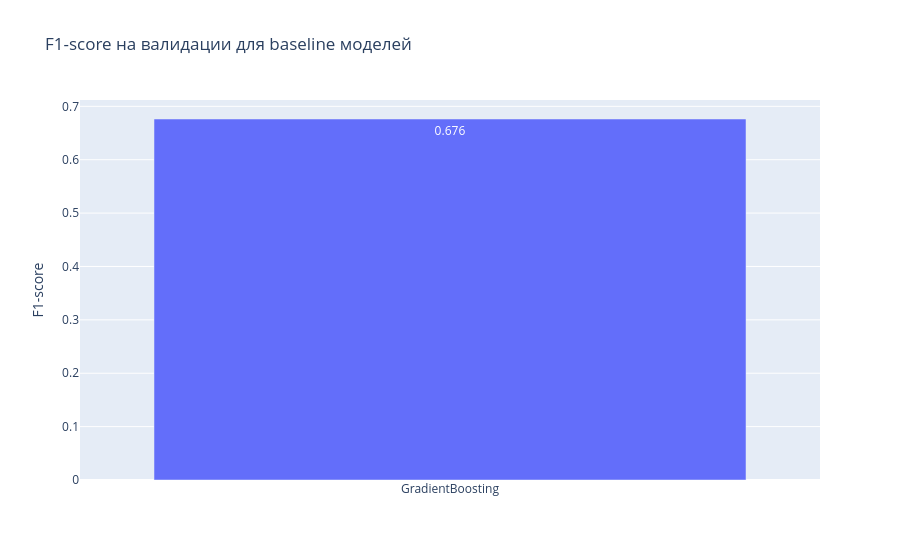

Write notebook code for a chart like this one.
### Markdown cell above
## Baseline-модели

Обучим три базовые модели с учётом дисбаланса классов:

- Logistic Regression с class_weight='balanced'
- Random Forest с class_weight='balanced'
- Gradient Boosting (LightGBM или sklearn) с параметрами для дисбаланса

Оценим на валидационной выборке метрики: F1, precision, recall, ROC AUC.

Построим сравнительную диаграмму F1.

### Code cell
from sklearn.preprocessing import OneHotEncoder
from sklearn.compose import ColumnTransformer
from sklearn.pipeline import Pipeline
from sklearn.impute import SimpleImputer
from sklearn.ensemble import GradientBoostingClassifier

# Для простоты возьмем числовые и категориальные признаки
num_cols = X_train.select_dtypes(include=["int64", "float64"]).columns.tolist()
cat_cols = X_train.select_dtypes(include=["object"]).columns.tolist()

# Исключим текстовые колонки из категориальных, чтобы не использовать их напрямую
text_cols = ["company_profile", "requirements", "description", "benefits", "title", "location"]
cat_cols = [c for c in cat_cols if c not in text_cols]

# Pipeline для числовых признаков
num_transformer = SimpleImputer(strategy="median")

# Pipeline для категориальных признаков
cat_transformer = Pipeline(steps=[
    ("imputer", SimpleImputer(strategy="most_frequent")),
    ("onehot", OneHotEncoder(handle_unknown="ignore"))
])

preprocessor = ColumnTransformer(
    transformers=[
        ("num", num_transformer, num_cols),
        ("cat", cat_transformer, cat_cols)
    ])

# Рассчитаем ratio для scale_pos_weight
ratio = (y_train == 0).sum() / (y_train == 1).sum()

models = {
    "GradientBoosting": GradientBoostingClassifier(random_state=RANDOM_STATE),
}

results = []

for name, model in models.items():
    pipe = Pipeline(steps=[('preprocessor', preprocessor), ('classifier', model)])
    pipe.fit(X_train, y_train)
    y_val_pred = pipe.predict(X_val)
    y_val_proba = pipe.predict_proba(X_val)[:, 1]
    f1 = f1_score(y_val, y_val_pred)
    precision = precision_score(y_val, y_val_pred)
    recall = recall_score(y_val, y_val_pred)
    roc_auc = roc_auc_score(y_val, y_val_proba)
    results.append({"model": name, "f1": f1, "precision": precision, "recall": recall, "roc_auc": roc_auc})

results_df = pd.DataFrame(results)
print(results_df)

# Сохраним лучшую модель и метрики
best_model_name = results_df.sort_values(by='f1', ascending=False).iloc[0]['model']
best_metrics = results_df.sort_values(by='f1', ascending=False).iloc[0].to_dict()

import joblib
import json

model_path = "/Users/nikitayarygin/Documents/projects/ai-agent-gp3/data/memory/best_model.pkl"
metrics_path = "/Users/nikitayarygin/Documents/projects/ai-agent-gp3/data/memory/best_metrics.json"

# Сохраняем модель
best_pipe = Pipeline(steps=[('preprocessor', preprocessor), ('classifier', models[best_model_name])])
best_pipe.fit(X_train, y_train)
joblib.dump(best_pipe, model_path)

# Сохраняем метрики
json.dump({"model_name": best_model_name, "test_metrics": best_metrics}, open(metrics_path, "w"))

# Построим bar chart F1
fig = go.Figure(data=[go.Bar(x=results_df["model"], y=results_df["f1"], text=results_df["f1"].round(3), textposition='auto')])
fig.update_layout(title="F1-score на валидации для baseline моделей", yaxis_title="F1-score")
FIGS.append(fig)

ok=True
n_figs=1

### Figure 1 — Plotly figure (JSON) as saved in the notebook; plotly's stock layout.template omitted (floating-point values rounded to 4 significant figures)
{"data": [{"text": [0.676], "textposition": "auto", "type": "bar", "x": ["GradientBoosting"], "y": [0.6763]}], "layout": {"title": {"text": "F1-score на валидации для baseline моделей"}, "yaxis": {"title": {"text": "F1-score"}}}}
